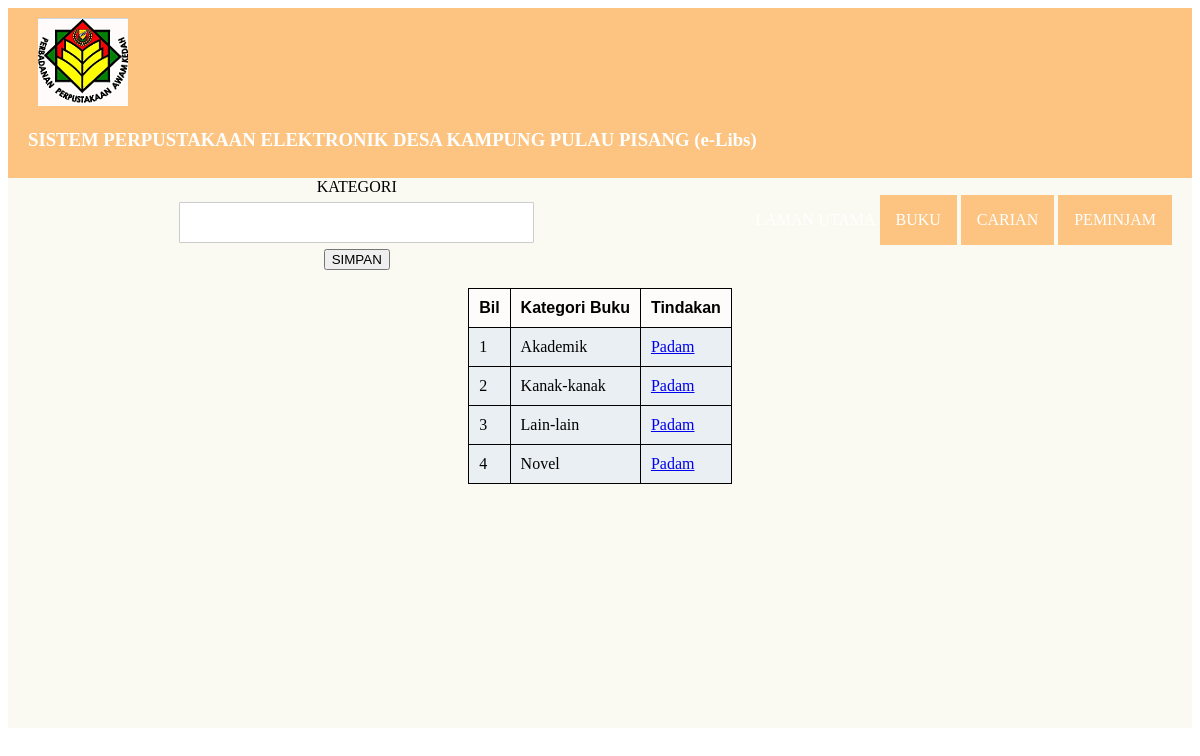
Screenshot of /staff/kategori.php with the database file from the repository.
### tables this page shows
CREATE TABLE `kategoribuku` (
  `idKategori` int NOT NULL,
  `namaKategori` varchar(800) NOT NULL
);

### staff/kategori.php (the view, shortened to what this page needs)
<?php
require '../include/conn.php';
?>
<!DOCTYPE html>
<html>
<head>
    <link rel="stylesheet" type="text/css" href="staff.css">
</head>
<body>
    <div class="wrapper">
        <header>
            <div class="logo">
                <img src="logo1.png">
                <h3 style="color: white;">SISTEM PERPUSTAKAAN ELEKTRONIK DESA KAMPUNG PULAU PISANG (e-Libs)</h3>
            </div>
            <nav>
                <ul>
                    <li><a href="index.php">LAMAN UTAMA</a></li>
                    <div class="dropdown">
                        <button class="dropbtn">BUKU</button>
                    </div>
                    <div class="dropdown">
                        <button class="dropbtn">CARIAN</button>
                    </div>
                    <div class="dropdown">
                        <button class="dropbtn">PEMINJAM</button>
                    </div>
                </ul>
            </nav>
        </header>
        <section>
            <div align="center">
                <form action="simpan.php" method="post">
                    <label for="kategori">KATEGORI</label><br>
                    <input type="text" id="kategori" name="kategori"><br>
                    <button class="button">SIMPAN</button>
                </form>
            </div><br>
            <table class="t">
                <tr>
                    <th>Bil</th>
                    <th>Kategori Buku</th>
                    <th>Tindakan</th>
                </tr>
                <?php
                $bil = 1;
                $sql = "SELECT * FROM kategoribuku ORDER BY namaKategori";
                $result = $conn->query($sql);
                while ($row = $result->fetch_object()) {
                    ?>
                    <tr>
                        <td>
                            <?php echo $bil++; ?>
                        </td>
                        <td>
                            <?php echo $row->namaKategori; ?>
                        </td>
                        <td>
                            <a href="padam.php?idKategori=<?php echo $row->idKategori; ?>"
                                onclick="return sahkan()">Padam</a>
                        </td>
                    </tr>
                    <?php
                }
                ?>
            </table>
        </section>
    </div>
</body>
</html>

### staff/staff.css (style rules this page uses)
nav { float: right; padding: 10px; }
nav li { display: inline-block; line-height: auto; }
.wrapper { height: 660px; width: auto; }
header { height: 150px; width: auto; background-color: rgb(252, 196, 128); padding: 10px; }
section { height: 550px; width: auto; background-color: rgb(250, 250, 242); }
.logo { float: left; padding-left: 10px; }
.logo img { padding-left: 10px; }
li a { color: white; text-decoration: none; }
.dropbtn { background-color:rgb(252, 196, 128); color: white; padding: 16px; font-size: 16px; border: none; font-family: Georgia, 'Times New Roman', Times, serif; }
.dropdown { position: relative; display: inline-block; }
table, th, td { border: 1px solid black; border-collapse: collapse; }
th, td { padding: 10px; text-align: left; }
.t { background-color: rgba(230, 237, 243, 0.817); margin: auto; height: auto; width: auto; }
th { background-color: rgb(254, 252, 250); font-family: 'Franklin Gothic Medium', 'Arial Narrow', Arial, sans-serif; }
input { width: 30%; padding: 12px; border: 1px solid #ccc; border-radius: 1px; box-sizing: border-box; margin-top: 6px; margin-bottom: 6px; resize: vertical; }

### rows the page displays
kategoribuku: namaKategori "Akademik"
kategoribuku: namaKategori "Kanak-kanak"
kategoribuku: namaKategori "Lain-lain"
kategoribuku: namaKategori "Novel"
